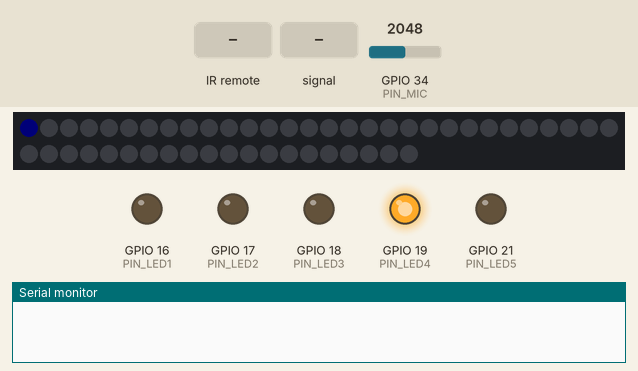
A sketch run on a simulated ESP32. On the bench: 50 RGB LEDs in strip order, left to right, continuing on the next row, output pins drawn as LEDs (lit = HIGH), the last lines printed to the serial monitor. Inputs (shaded band) come from the test bench; at power-on: GPIO 34 (PIN_MIC) = 2048 (analog values on the 0–4095 scale). Dim RGB values are drawn brighter than linear; random numbers use the default seed unless the sketch sets one.

Above: at 1.3 s.
1.4 s: infrared code 0xF30CFF00 received
At 1.85 s:
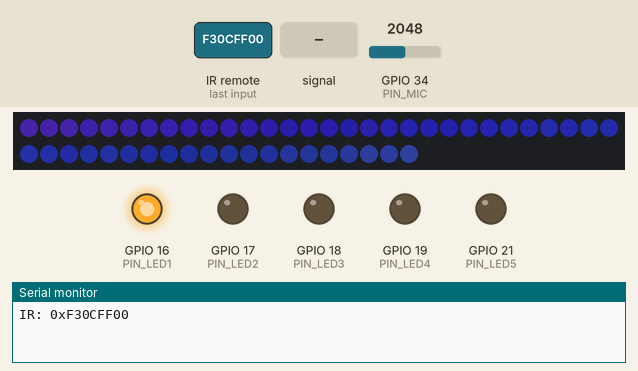
3.8 s: infrared code 0xA15EFF00 received
At 4.6 s:
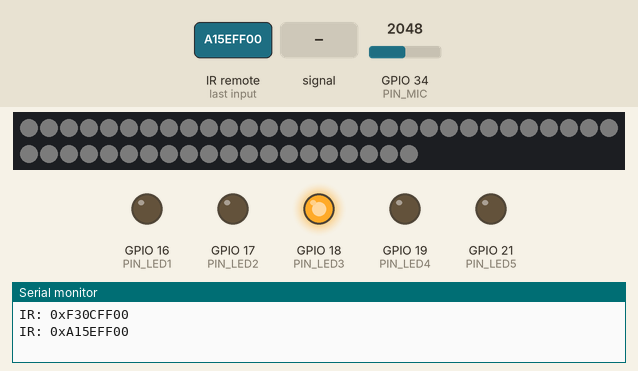
5.5 s: GPIO 34 (PIN_MIC) set to 983
At 5.65 s:
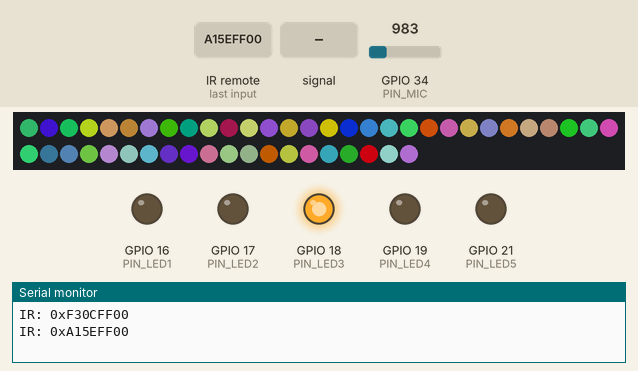
7.9 s: GPIO 34 (PIN_MIC) fed a 200 Hz sine of ±327 counts around its level
At 8.28 s:
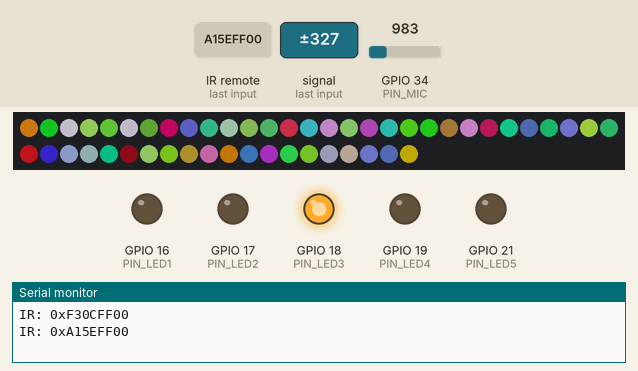
10.8 s: infrared code 0xA55AFF00 received
At 11.03 s:
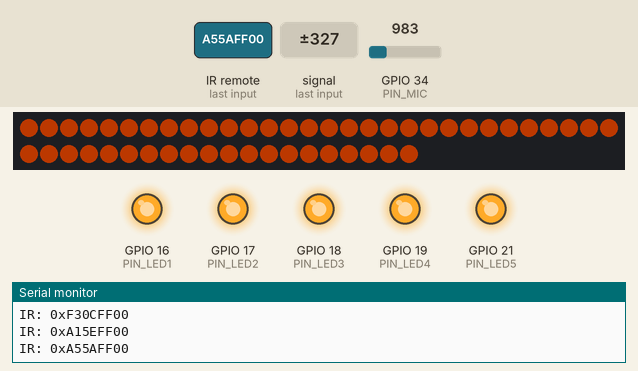
13.2 s: GPIO 34 (PIN_MIC) set to 491
At 13.63 s:
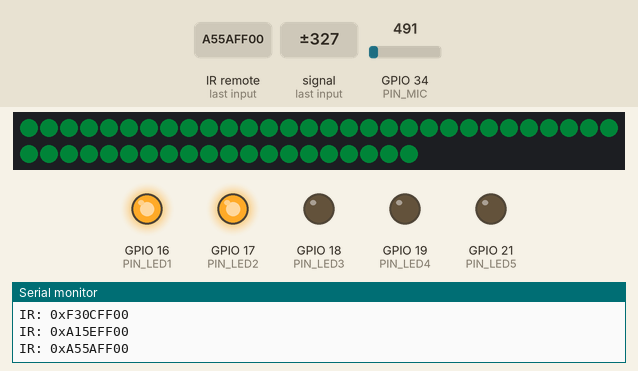
Timing chart, 0 to 21.5 s (numbered marks = the images above; inputs shaded):
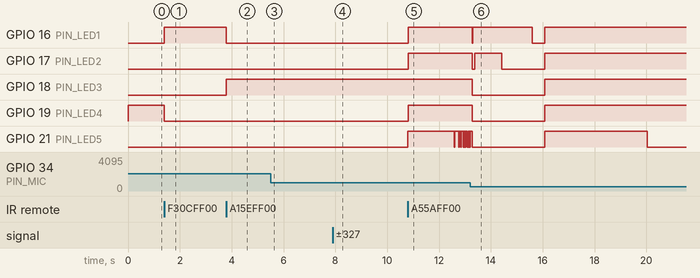

The sketch:

Prototype_Code_Version.2.0_Fall2025.ino.ino
```cpp
#include <IRremote.h>
#include <FastLED.h>

// ===================== LED STRIP CONFIG =====================
#define NUM_LEDS 50          // Number of addressable LEDs
#define DATA_PIN 8           // Addressable LED data pin
#define LED_TYPE WS2812      // LED chipset
#define COLOR_ORDER GRB
CRGB leds[NUM_LEDS];

// ===== MCU-AWARE PIN MAP (ESP32-WROVER-IE safe header pins) =====
#if defined(ARDUINO_ARCH_ESP32)
  // Board in your photo lacks a GPIO5 header; use GPIO23 for WS2812 data.
  #define PIN_DATA 23   // WS2812 DIN
  #define PIN_IR   14   // IR receiver OUT (left side header labeled 14)
  #define PIN_LED1 16   // indicator LEDs
  #define PIN_LED2 17
  #define PIN_LED3 18
  #define PIN_LED4 19
  #define PIN_LED5 21
  #define PIN_MIC  34   // analog-only input (ADC1)
#else
  // AVR fallback (e.g., UNO)
  #define PIN_DATA 8
  #define PIN_IR   7
  #define PIN_LED1 2
  #define PIN_LED2 3
  #define PIN_LED3 4
  #define PIN_LED4 5
  #define PIN_LED5 6
  #define PIN_MIC  A0
#endif

// Bind the above to the names used by the rest of the sketch
#undef DATA_PIN
#define DATA_PIN PIN_DATA

const uint8_t IR_PIN   = PIN_IR;
const uint8_t LED1_PIN = PIN_LED1;
const uint8_t LED2_PIN = PIN_LED2;
const uint8_t LED3_PIN = PIN_LED3;
const uint8_t LED4_PIN = PIN_LED4;
const uint8_t LED5_PIN = PIN_LED5;
const uint8_t MIC_PIN  = PIN_MIC;

// ===================== AUDIO / MIC CONFIG =====================
// const uint8_t MIC_PIN = A0;          // Analog mic input
const uint16_t ADC_MAX = 1023;       // 10-bit ADC

// Adaptive baseline & envelope follower
// (two-pole EMA: slow for baseline (dc), faster for envelope)
float micBaseline = 512.0f;          // Start near mid-rail for electret/INMP modules
float micEMA = 512.0f;               // Fast envelope follower
const float BASELINE_ALPHA = 0.001f; // Super slow drift to track room noise
const float ENV_ALPHA      = 0.10f;  // Fast response to transients

// Thresholds derived from envelope (scaled 0..1 later)
uint16_t micThresholdRaw = 40;       // Minimum deviation to trigger (raw ADC units)

// Brightness dynamics
uint8_t globalBrightness = 128;      // Default brightness

// ===================== IR REMOTE CONFIG =====================
// const uint8_t IR_PIN = 7;            // IR receiver pin

// Known raw codes from the user's remote (NEC 32-bit, LSB first as provided previously)
// Power OFF
#define IR_POWER_OFF 0xE916FF00
// 1..6
#define IR_BTN_1 0xF30CFF00
#define IR_BTN_2 0xE718FF00
#define IR_BTN_3 0xA15EFF00
#define IR_BTN_4 0xF708FF00
#define IR_BTN_5 0xE31CFF00
#define IR_BTN_6 0xA55AFF00

// ===================== TIMING =====================
// Millis-based frame pacing to keep animations smooth and IR responsive
const uint16_t FPS = 90;                   // Target frames per second for LED updates
const uint32_t FRAME_DT = 1000UL / FPS;    // ms per frame
uint32_t lastFrameMs = 0;

// FX1 (noise fields) time scaling
#define TIME_FACTOR_HUE 60
#define TIME_FACTOR_SAT 100
#define TIME_FACTOR_VAL 100

// FX2 chase params
const uint8_t FX2_SPAN = 10;         // number of lit pixels in the train
uint16_t fx2Index = 0;               // moving head index

// FX3 gating delay
uint32_t fx3LastUpdate = 0;

// ===================== APP STATE =====================

enum Mode : uint8_t {
  MODE_IDLE = 0,
  MODE_FX1,
  MODE_FX2,
  MODE_FX3,
  MODE_MIC
};

volatile Mode mode = MODE_IDLE;        // Current mode
uint32_t lastIrCode = 0;               // Last non-zero IR code (to suppress repeats)

// ===================== FORWARD DECLARATIONS =====================
void handleIR();
void setMode(Mode m);
void clearStrip();
void showIndicators();
void readMicAndUpdateEnvelope();
void runFX1_Noise();
void runFX2_Chase();
void runFX3_RandomGated();
void runMIC_ThresholdBlink();

// ===================== SETUP =====================
void setup() {
  Serial.begin(115200);

  // --- Addressable LEDs ---
  FastLED.addLeds<LED_TYPE, DATA_PIN, COLOR_ORDER>(leds, NUM_LEDS);
  FastLED.setBrightness(globalBrightness);
  clearStrip();
  FastLED.show();

  // --- Indicators ---
  pinMode(LED1_PIN, OUTPUT);
  pinMode(LED2_PIN, OUTPUT);
  pinMode(LED3_PIN, OUTPUT);
  pinMode(LED4_PIN, OUTPUT);
  pinMode(LED5_PIN, OUTPUT);
  showIndicators();

  // --- IR ---
  IrReceiver.begin(IR_PIN, ENABLE_LED_FEEDBACK);

  // --- Mic ---
#if defined(ARDUINO_ARCH_ESP32)
  analogReadResolution(10);                 // 0..1023
  analogSetPinAttenuation(MIC_PIN, ADC_11db); // ~0..3.3V range
#endif
  analogRead(MIC_PIN); // warm-up dummy read

  delay(50);
}

// ===================== LOOP =====================
void loop() {
  handleIR(); // Always keep IR responsive

  // Pace the animation to a fixed FPS
  const uint32_t now = millis();
  if (now - lastFrameMs < FRAME_DT) return;
  lastFrameMs = now;

  // Update mic envelope every frame (low cost)
  readMicAndUpdateEnvelope();

  switch (mode) {
    case MODE_FX1: runFX1_Noise(); break;
    case MODE_FX2: runFX2_Chase(); break;
    case MODE_FX3: runFX3_RandomGated(); break;
    case MODE_MIC: runMIC_ThresholdBlink(); break;
    case MODE_IDLE:
    default:
      // Low-power idle: subtle breathing on first LED to show system is alive
      {
        uint8_t b = beatsin8(8, 8, 32); // slow subtle pulse 8-32
        leds[0] = CHSV(160, 200, b);
        for (int i = 1; i < NUM_LEDS; ++i) leds[i] = CRGB::Black;
        FastLED.show();
      }
      break;
  }
}

// ===================== IR HANDLER =====================
void handleIR() {
  if (!IrReceiver.decode()) return;
  const uint32_t code = IrReceiver.decodedIRData.decodedRawData;
  IrReceiver.resume();

  if (code == 0) return; // ignore spurious zeros
  if (code == lastIrCode) return; // simple de-bounce for repeats
  lastIrCode = code;

  Serial.print("IR: 0x"); Serial.println(code, HEX);

  if (code == IR_POWER_OFF) {
    setMode(MODE_IDLE);
    clearStrip();
    FastLED.show();
    return;
  }

  if (code == IR_BTN_1)      setMode(MODE_FX1);
  else if (code == IR_BTN_2) setMode(MODE_FX2);
  else if (code == IR_BTN_3) setMode(MODE_FX3);
  else if (code == IR_BTN_4) setMode(MODE_IDLE);
  else if (code == IR_BTN_5) { // brightness toggle 50% / 100%
    globalBrightness = (globalBrightness < 200) ? 255 : 128;
    FastLED.setBrightness(globalBrightness);
  }
  else if (code == IR_BTN_6) setMode(MODE_MIC);
}

void setMode(Mode m) {
  mode = m;
  showIndicators();
  // When switching modes, clear or reset per-FX state
  if (mode == MODE_FX2) fx2Index = 0;
  if (mode == MODE_FX3) fx3LastUpdate = millis();
}

void showIndicators() {
  digitalWrite(LED1_PIN, mode == MODE_FX1);
  digitalWrite(LED2_PIN, mode == MODE_FX2);
  digitalWrite(LED3_PIN, mode == MODE_FX3);
  digitalWrite(LED4_PIN, mode == MODE_IDLE);
  digitalWrite(LED5_PIN, mode == MODE_MIC);
}

// ===================== MIC / ENVELOPE =====================
void readMicAndUpdateEnvelope() {
  const int raw = analogRead(MIC_PIN); // 0..1023

  // Slow baseline tracks room DC/noise very slowly
  micBaseline = (1.0f - BASELINE_ALPHA) * micBaseline + BASELINE_ALPHA * raw;

  // Deviation from baseline
  float deviation = fabsf(raw - micBaseline);

  // Fast envelope follows transients
  micEMA = (1.0f - ENV_ALPHA) * micEMA + ENV_ALPHA * (micBaseline + deviation);
}

// Helper: get a 0..255 envelope magnitude
uint8_t micLevel255() {
  float level = fabsf(micEMA - micBaseline); // envelope above baseline
  level = constrain(level, 0.0f, (float)ADC_MAX);
  return (uint8_t) map((long)level, 0, 200, 0, 255); // scale: ~200 ADC counts -> full
}

// ===================== EFFECTS =====================
// FX1: Organic noise field rainbow (non-blocking)
void runFX1_Noise() {
  const uint32_t ms = millis();
  for (int i = 0; i < NUM_LEDS; i++) {
    uint8_t hue = inoise16(ms * TIME_FACTOR_HUE, i * 1000, 0) >> 8;
    uint8_t sat = inoise16(ms * TIME_FACTOR_SAT, i * 2000, 1000) >> 8;
    uint8_t val = inoise16(ms * TIME_FACTOR_VAL, i * 3000, 2000) >> 8;

    sat = map(sat, 0, 255, 30, 255);
    val = map(val, 0, 255, 64, 255);

    leds[i] = CHSV(hue, sat, val);
  }
  FastLED.show();
}

// FX2: Blue chase train (non-blocking)
void runFX2_Chase() {
  clearStrip();
  for (uint8_t j = 0; j < FX2_SPAN; j++) {
    int idx = (fx2Index + j) % NUM_LEDS;
    leds[idx] = CRGB(0, 0, 255);
  }
  fx2Index = (fx2Index + 1) % NUM_LEDS;
  FastLED.show();
}

// FX3: Random colors gated by audio level (non-blocking)
void runFX3_RandomGated() {
  const uint8_t level = micLevel255();
  if (level > 32) { // above gate -> paint randoms
    for (int i = 0; i < NUM_LEDS; i++) {
      leds[i].setRGB(random8(), random8(), random8());
    }
  } else {
    // below gate -> decay to black
    for (int i = 0; i < NUM_LEDS; i++) leds[i].nscale8_video(220);
  }
  FastLED.show();
}

// MIC MODE: Discrete LEDs blink with threshold, strip reacts to level
void runMIC_ThresholdBlink() {
  const uint8_t level = micLevel255();

  // Discrete LED bargraph on LED1..LED5 as simple feedback
  digitalWrite(LED1_PIN, level > 10);
  digitalWrite(LED2_PIN, level > 40);
  digitalWrite(LED3_PIN, level > 80);
  digitalWrite(LED4_PIN, level > 120);
  digitalWrite(LED5_PIN, level > 180);

  // Strip brightness and hue respond to level
  uint8_t hue = map(level, 0, 255, 160, 0); // blue -> red as it gets louder
  uint8_t val = map(level, 0, 255, 16, 255);
  fill_solid(leds, NUM_LEDS, CHSV(hue, 255, val));
  FastLED.show();
}

// ===================== UTIL =====================
void clearStrip() {
  fill_solid(leds, NUM_LEDS, CRGB::Black);
}
```

Measured:
- after the input at 1.4 s, GPIO 16 (PIN_LED1): LOW → HIGH at once; GPIO 19 (PIN_LED4): HIGH → LOW at once
- after the input at 3.8 s, GPIO 16 (PIN_LED1): HIGH → LOW at once; GPIO 18 (PIN_LED3): LOW → HIGH at once
- after the input at 5.5 s, the LEDs: change at once (image 3)
- after the input at 10.8 s, GPIO 16 (PIN_LED1), GPIO 17 (PIN_LED2), GPIO 19 (PIN_LED4): LOW → HIGH at once
- after the input at 13.2 s, GPIO 16 (PIN_LED1): HIGH → LOW after 0.09 s, → HIGH 0.01 s later, → LOW 2.3 s later, → HIGH 0.49 s later; GPIO 17 (PIN_LED2): HIGH → LOW after 0.09 s, → HIGH 0.09 s later, → LOW 1.0 s later, → HIGH 1.7 s later; GPIO 18 (PIN_LED3): HIGH → LOW after 0.09 s, → HIGH 2.8 s later
